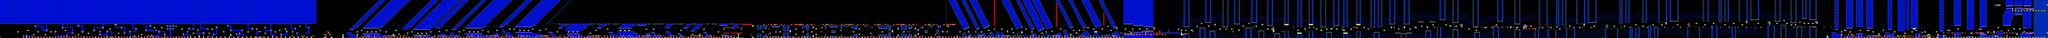

The image is a tile-based game level rendered from a .tmx file. Its description and source (layers, tilesets, objects; grid data summarised) follow:
An orthogonal 1424x27 tile map with 16x16 px tiles, 2 tile layers (SP, ...), 2 hidden layers not drawn, 2 tilesets.

<map version="1.10" tiledversion="1.11.2" orientation="orthogonal" renderorder="right-down" width="1424" height="27" tilewidth="16" tileheight="16" infinite="0" nextlayerid="5" nextobjectid="1">
 <editorsettings>
  <chunksize width="16" height="27" />
  <export target="../LEVELS/LEVEL DATA/decode.csv" format="csv" />
 </editorsettings>
 <tileset firstgid="1" name="sprites" tilewidth="16" tileheight="16" tilecount="256" columns="16">
  <image source="../../../GRAPHICS/sprites.png" width="256" height="256" />
 </tileset>
 <tileset firstgid="257" name="famidash" tilewidth="16" tileheight="16" tilecount="256" columns="16">
  <image source="../../../GRAPHICS/famidash.bmp" width="256" height="256" />
 </tileset>
 <imagelayer id="3" name="Image Layer 1" visible="0" parallaxx="0.9" parallaxy="0.9" repeatx="1" repeaty="1">
  <image source="../../../GRAPHICS/Old/parallax Blue.bmp" width="144" height="72" />
 </imagelayer>
 <imagelayer id="4" name="Image Layer 2" visible="0" offsetx="0" offsety="432" repeatx="1">
  <image source="../../../GRAPHICS/ground.bmp" width="64" height="128" />
 </imagelayer>
 <layer id="1" width="1424" height="27">
  <data>[38448 cells, 26054 non-empty, 104 distinct tile ids]</data>
 </layer>
 <layer id="2" name="SP" width="1424" height="27">
  <data>[38448 cells, 1254 non-empty, 84 distinct tile ids]</data>
 </layer>
</map>
